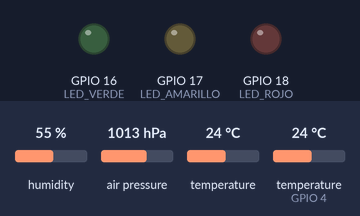
A sketch run on a simulated ESP32. Parts: output pins drawn as LEDs (lit = HIGH). The test bench sets the inputs (shaded band); at power-on: humidity 55 %, air pressure 1013 hPa, temperature 24 °C, temperature (sensor on GPIO 4) 24 °C. WiFi joins after 1.5 s; servers stay silent unless stated; the local clock reads 2024-03-15 10:24:30 at power-on unless the sketch sets it; not simulated (calls return 0 or success): secrets.h; what the sketch prints to the serial monitor is not drawn. At 4.8 s the program puts the board to deep sleep or switches it off; the recording ends there.

Above: at 0.1 s.
Timing chart, 0 to 4.8 s (numbered marks = the images above):
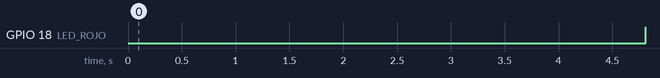

The sketch:

HuertoESP32.ino
```cpp
#include <Wire.h>
#include <DHT.h>
#include <Adafruit_GFX.h>
#include <Adafruit_SSD1306.h>
#include <SPI.h>
#include <Adafruit_BMP280.h>

// TELEGRAM
#include <WiFi.h>
#include <WiFiClientSecure.h>
#include <UniversalTelegramBot.h>
#include "secrets.h"
WiFiClientSecure client;
UniversalTelegramBot bot(BOT_TOKEN, client);

// Tiempo NTP para saber la hora
#include "time.h"
const char* ntpServer = "pool.ntp.org";
const long gmtOffset_sec = 3600;         // España GMT+1
const int daylightOffset_sec = 3600;     // +1h en verano

// Pines
#define DHTPIN 4      // DHT22
#define DHTTYPE DHT22 // Tipo de sensor
#define LDR_PIN 36    // LDR
#define SOIL_PIN 34   // Sensor de humedad del suelo
#define BUTTON_PIN 33 // GPIO33
#define BATT_PIN 35   // Leer estado bateria
#define LED_VERDE    16
#define LED_AMARILLO 17
#define LED_ROJO     18

// OLED
#define SCREEN_WIDTH 128
#define SCREEN_HEIGHT 64
Adafruit_SSD1306 display(SCREEN_WIDTH, SCREEN_HEIGHT, &Wire, -1);
bool oledActive = false;
unsigned long oledOnTime = 0;

// Sensores
DHT dht(DHTPIN, DHTTYPE);
Adafruit_BMP280 bmp;

// Rango de horas de funcionamiento (18:00 a 23:59)
const int activeHourStart = 6;
const int activeHourEnd = 23;

// Datos guardados
float tempFinal = 0;
float humidityDHT = 0;
float pressure = 0;
float altitude = 0;
float voltageLDR = 0;
float soilPercentage = 0;
int porcBateria;


float leerVoltajeBateria() {
  int raw = analogRead(BATT_PIN);
  float voltaje = raw * (3.3 / 4095.0); // Convierte a voltaje ADC
  voltaje = voltaje * 2; // Porque el divisor de voltaje divide entre 2
  return voltaje;
}

int porcentajeBateria(float voltaje) {
  // Ajusta los valores para tu batería LiPo de 1 celda (3.0V = 0%, 4.2V = 100%)
  if (voltaje >= 4.2) return 100;
  if (voltaje <= 3.0) return 0;
  return (int)((voltaje - 3.0) * 100.0 / (4.2 - 3.0));
}

void mostrarEstadoBateria(int porcentaje) {

  digitalWrite(LED_VERDE, LOW);
  digitalWrite(LED_AMARILLO, LOW);
  digitalWrite(LED_ROJO, LOW);

  if (porcentaje >= 75) {
    Serial.println("LED VERDE");
    digitalWrite(LED_VERDE, HIGH);
  } else if (porcentaje >= 30) {
    Serial.println("LED AMARILLO");
    digitalWrite(LED_AMARILLO, HIGH);
  } else {
    Serial.println("LED ROJO");
    digitalWrite(LED_ROJO, HIGH);
  }
}

void mostrarDatosEnOLED(){

  display.clearDisplay();
  display.setTextSize(1);
  display.setTextColor(SSD1306_WHITE); // ← NECESARIO
  display.setCursor(0, 0);
  display.setTextSize(1);
  display.print("Temp: "); display.print(tempFinal); display.println(" C");
  display.print("Hum: "); display.print(humidityDHT); display.println(" %");
  display.print("Presion: "); display.print(pressure); display.println(" Pa");
  display.print("Altitud: "); display.print(altitude); display.println(" m");
  display.print("Luz: "); display.print(voltageLDR); display.println(" V");
  display.print("Suelo: "); display.print(soilPercentage); display.println(" %");
  display.print("Bateria: "); display.print(porcBateria); display.println(" %");
  display.print("OLED se apagara en 30 seg");
  display.display();
  delay(30000); // 30 segundos de OLED encendida
  display.clearDisplay();
  display.display();
  display.ssd1306_command(SSD1306_DISPLAYOFF);
}

void setup() {
  Serial.begin(115200);

  pinMode(LED_VERDE, OUTPUT);
  pinMode(LED_AMARILLO, OUTPUT);
  pinMode(LED_ROJO, OUTPUT);

  pinMode(BUTTON_PIN, INPUT_PULLUP);

  if (esp_sleep_get_wakeup_cause() == ESP_SLEEP_WAKEUP_EXT0) {
    Serial.println("Despertado por botón. Mostrando OLED.");

    delay(100);  // <-- Dale tiempo a I2C

    if (!display.begin(SSD1306_SWITCHCAPVCC, 0x3C)) {
      Serial.println("No se encontró la pantalla OLED");
      while (1);
    }
    else{
      Serial.println("Encontrado la pantalla OLED");
    }

    bateria();
    mostrarEstadoBateria(porcBateria);

    medirSensores(false);
    mostrarDatosEnOLED();
    entrarEnDeepSleep();
    return;
  }

  // Conexión WiFi
  WiFi.mode(WIFI_STA);
  WiFi.begin(SECRET_SSID, SECRET_PASS);
  client.setCACert(TELEGRAM_CERTIFICATE_ROOT);
  while (WiFi.status() != WL_CONNECTED) {
    delay(500);
    Serial.print(".");
  }
  Serial.println("\nWiFi connected");

  // Obtener hora del servidor NTP
  configTime(gmtOffset_sec, daylightOffset_sec, ntpServer);
  struct tm timeinfo;
  if (!getLocalTime(&timeinfo)) {
    Serial.println("Error al obtener la hora");
    entrarEnDeepSleep();
  }

  int horaActual = timeinfo.tm_hour;
  Serial.printf("Hora actual: %02d:%02d\n", horaActual, timeinfo.tm_min);

  medirSensores(true);
  enviarTelegram();

  mostrarEstadoBateria(porcBateria);

  entrarEnDeepSleep();

}

void loop() {
  // No se usa, todo ocurre en setup
}

void bateria(){
  float voltBateria = leerVoltajeBateria();
  porcBateria = porcentajeBateria(voltBateria);
}

void BMP(){
  if (!bmp.begin()) {
    Serial.println("No se encontró el BMP280");
    while (1) delay(10);
  }
  bmp.setSampling(Adafruit_BMP280::MODE_NORMAL,
                  Adafruit_BMP280::SAMPLING_X2,
                  Adafruit_BMP280::SAMPLING_X16,
                  Adafruit_BMP280::FILTER_X16,
                  Adafruit_BMP280::STANDBY_MS_500);
}

void medirSensores(bool calcularBateria) {

  // Para que los sensores esten correctamente listos
  delay(3000);

  // Preparar BMP y DHT
  BMP();
  dht.begin();

  // Temperatura
  float tempDHT = dht.readTemperature();
  float tempBMP = bmp.readTemperature();
  if (!isnan(tempDHT) && !isnan(tempBMP)) {
    tempFinal = (tempDHT + tempBMP) / 2;
  } else if (!isnan(tempDHT)) {
    Serial.println("BMP Fallo al iniciarse");
    tempFinal = tempDHT;
  } else if (!isnan(tempBMP)) {
    Serial.println("DHT Fallo al iniciarse");
    tempFinal = tempBMP;
  } else {
    Serial.println("DHT y BMP Fallaron al iniciarse");
    tempFinal = NAN;  // Ambos fallaron
  }

  // Humeadad
  humidityDHT = dht.readHumidity();

  // Presion
  pressure = bmp.readPressure();

  // Altitud
  altitude = bmp.readAltitude(1013.25);

  // LDR
  voltageLDR = analogRead(LDR_PIN) * (3.3 / 4095.0);

  // Humedad suelo
  int soilValue = analogRead(SOIL_PIN);
  soilPercentage = map(soilValue, 4095, 1000, 0, 100);
  soilPercentage = constrain(soilPercentage, 0, 100);

  // Bateria
  if (calcularBateria){
    bateria();
  }

  Serial.println("Lectura completa.");
}

void enviarTelegram() {
  String mensaje = "🌿 *Reporte Huerto:*\n";
  mensaje += "🌡️ Temp: " + String(tempFinal) + " °C\n";
  mensaje += "💧 Humedad: " + String(humidityDHT) + " %\n";
  mensaje += "📈 Presion: " + String(pressure) + " Pa\n";
  mensaje += "🗻 Altitud: " + String(altitude) + " m\n";
  mensaje += "🔆 Luz: " + String(voltageLDR) + " V\n";
  mensaje += "🌱 Suelo: " + String(soilPercentage) + " %\n";
  mensaje += "🔋 Bateria: " + String(porcBateria) + " %\n";

  bool ok = bot.sendMessage(CHAT_ID, mensaje, "Markdown");
  if (ok) {
    Serial.println("Mensaje Telegram enviado");
  } else {
    Serial.println("Error al enviar por Telegram");
  }
}


void entrarEnDeepSleep() {

  //digitalWrite(LED_VERDE, LOW);
  //digitalWrite(LED_AMARILLO, LOW);
  //digitalWrite(LED_ROJO, LOW);

  esp_sleep_enable_ext0_wakeup((gpio_num_t)BUTTON_PIN, 0); // 0 = LOW activ
  Serial.println("Entrando en Deep Sleep por 1 hora...");
  esp_sleep_enable_timer_wakeup(3600000000ULL); // 1 hora en microsegundos
  esp_deep_sleep_start();
}
```

Measured:
- by itself, GPIO 18 (LED_ROJO): LOW → HIGH at 4.8 s
